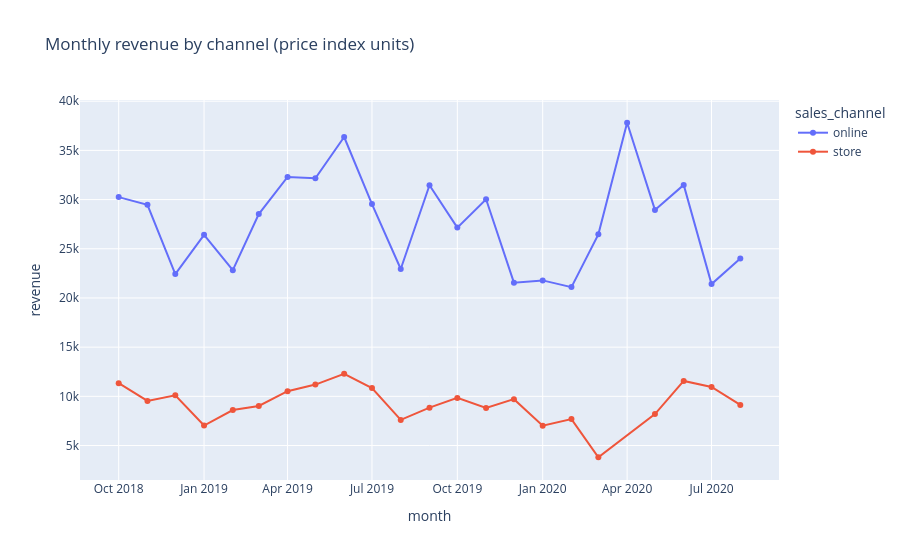
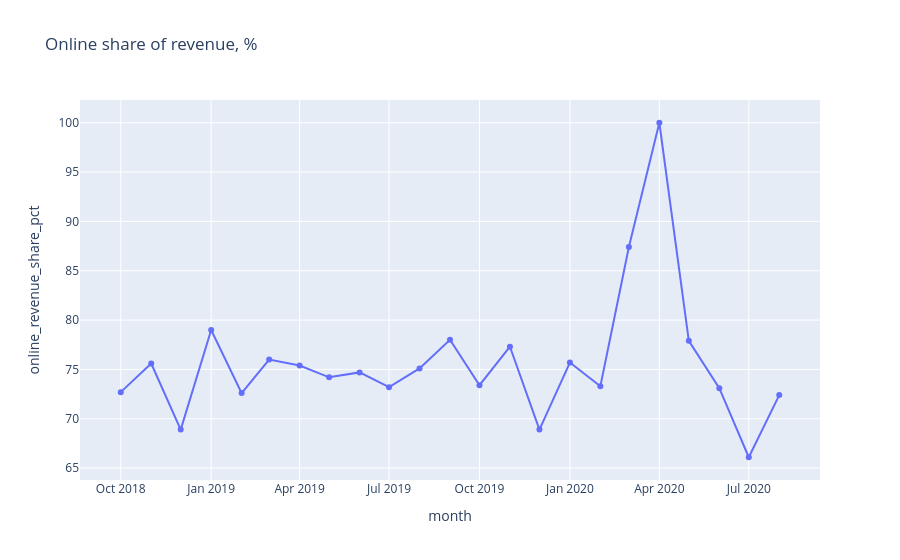

Notebook code cell kept with these figures, in order:
### Code cell
ch = q("""
    with orders as (
        select customer_id, sale_date, sales_channel,
               date_trunc('month', sale_date)::date as month,
               count(*) as units, sum(price_index) as revenue
        from main_marts.fct_sales
        group by all
    )
    select month, sales_channel,
           count(*)                 as orders,
           sum(revenue)             as revenue,
           sum(revenue) / count(*)  as basket_value,
           sum(units) / count(*)    as units_per_order
    from orders
    where month between date '2018-10-01' and date '2020-08-01'
    group by all
    order by month, sales_channel
""")
share = (
    ch.group_by("month").agg(
        (pl.col("revenue").filter(pl.col("sales_channel") == "online").sum() / pl.col("revenue").sum() * 100)
        .round(1).alias("online_revenue_share_pct")
    ).sort("month")
)
fig = px.line(ch, x="month", y="revenue", color="sales_channel", markers=True,
              title="Monthly revenue by channel (price index units)")
fig.show()
fig = px.line(share, x="month", y="online_revenue_share_pct", markers=True,
              title="Online share of revenue, %")
fig.show()
print(share)

### Figure 1 — Plotly figure (JSON) as saved in the notebook; plotly's stock layout.template omitted (floating-point values rounded to 4 significant figures)
{"data": [{"hovertemplate": "sales_channel=online<br>month=%{x}<br>revenue=%{y}<extra></extra>", "legendgroup": "online", "line": {"color": "#636efa", "dash": "solid"}, "marker": {"symbol": "circle"}, "mode": "lines+markers", "name": "online", "orientation": "v", "showlegend": true, "type": "scatter", "x": ["2018-10-01", "2018-11-01", "2018-12-01", "2019-01-01", "2019-02-01", "2019-03-01", "2019-04-01", "2019-05-01", "2019-06-01", "2019-07-01", "2019-08-01", "2019-09-01", "2019-10-01", "2019-11-01", "2019-12-01", "2020-01-01", "2020-02-01", "2020-03-01", "2020-04-01", "2020-05-01", "2020-06-01", "2020-07-01", "2020-08-01"], "xaxis": "x", "y": [30250.0, 29470.0, 22420.0, 26420.0, 22820.0, 28520.0, 32300.0, 32160.0, 36360.0, 29550.0, 22940.0, 31450.0, 27150.0, 30030.0, 21560.0, 21780.0, 21100.0, 26470.0, 37810.0, 28950.0, 31490.0, 21410.0, 24000.0], "yaxis": "y"}, {"hovertemplate": "sales_channel=store<br>month=%{x}<br>revenue=%{y}<extra></extra>", "legendgroup": "store", "line": {"color": "#EF553B", "dash": "solid"}, "marker": {"symbol": "circle"}, "mode": "lines+markers", "name": "store", "orientation": "v", "showlegend": true, "type": "scatter", "x": ["2018-10-01", "2018-11-01", "2018-12-01", "2019-01-01", "2019-02-01", "2019-03-01", "2019-04-01", "2019-05-01", "2019-06-01", "2019-07-01", "2019-08-01", "2019-09-01", "2019-10-01", "2019-11-01", "2019-12-01", "2020-01-01", "2020-02-01", "2020-03-01", "2020-05-01", "2020-06-01", "2020-07-01", "2020-08-01"], "xaxis": "x", "y": [11340.0, 9533.0, 10110.0, 7032.0, 8607.0, 9025.0, 10520.0, 11200.0, 12290.0, 10840.0, 7603.0, 8852.0, 9838.0, 8824.0, 9712.0, 7009.0, 7691.0, 3809.0, 8194.0, 11560.0, 10960.0, 9128.0], "yaxis": "y"}], "layout": {"legend": {"title": {"text": "sales_channel"}, "tracegroupgap": 0}, "title": {"text": "Monthly revenue by channel (price index units)"}, "xaxis": {"anchor": "y", "domain": [0, 1], "title": {"text": "month"}}, "yaxis": {"anchor": "x", "domain": [0, 1], "title": {"text": "revenue"}}}}

### Figure 2 — Plotly figure (JSON) as saved in the notebook; plotly's stock layout.template omitted (floating-point values rounded to 4 significant figures)
{"data": [{"hovertemplate": "month=%{x}<br>online_revenue_share_pct=%{y}<extra></extra>", "legendgroup": "", "line": {"color": "#636efa", "dash": "solid"}, "marker": {"symbol": "circle"}, "mode": "lines+markers", "name": "", "orientation": "v", "showlegend": false, "type": "scatter", "x": ["2018-10-01", "2018-11-01", "2018-12-01", "2019-01-01", "2019-02-01", "2019-03-01", "2019-04-01", "2019-05-01", "2019-06-01", "2019-07-01", "2019-08-01", "2019-09-01", "2019-10-01", "2019-11-01", "2019-12-01", "2020-01-01", "2020-02-01", "2020-03-01", "2020-04-01", "2020-05-01", "2020-06-01", "2020-07-01", "2020-08-01"], "xaxis": "x", "y": [72.7, 75.6, 68.9, 79.0, 72.6, 76.0, 75.4, 74.2, 74.7, 73.2, 75.1, 78.0, 73.4, 77.3, 68.9, 75.7, 73.3, 87.4, 100.0, 77.9, 73.1, 66.1, 72.4], "yaxis": "y"}], "layout": {"legend": {"tracegroupgap": 0}, "title": {"text": "Online share of revenue, %"}, "xaxis": {"anchor": "y", "domain": [0, 1], "title": {"text": "month"}}, "yaxis": {"anchor": "x", "domain": [0, 1], "title": {"text": "online_revenue_share_pct"}}}}
